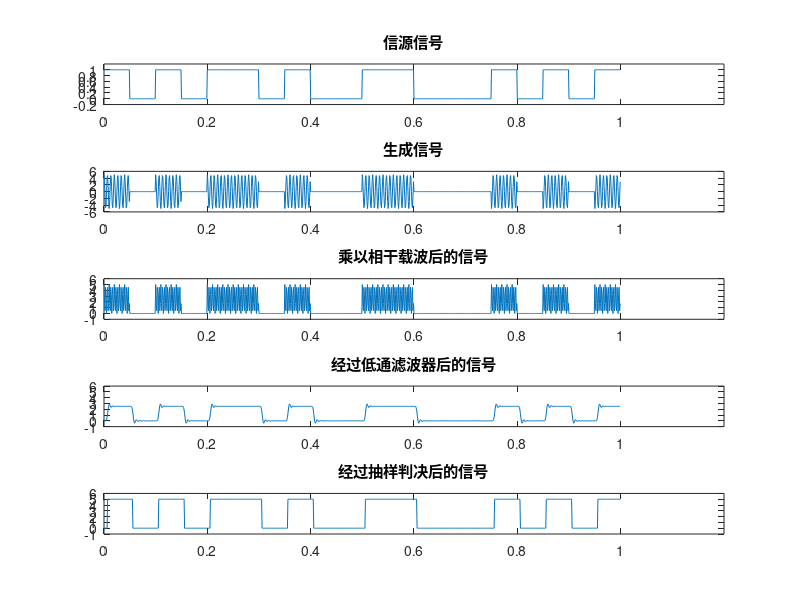

Here is the MATLAB script that generated this plot:
%作业：基于卡尔曼滤波的线性时不变信道的估计
%作者：Tongtong-Mj
%时间：2019-12-15

clc
clear all
close all

a=[1 0 1 0 1 1 0 1 0 0 1 1 0 0 0 1 0 1 0 1];
t=0:0.001:0.999;
m=a(ceil(20*t+0.001));
subplot(5,1,1);
plot(t,m);
axis([0,1.2,-0.2,1.2]);
title('信源信号');

disp('载波幅度为')         
f=150;
A = 5
carry=cos(2*pi*f*t);
s = A*carry;
st=m.*s;
subplot(5,1,2);
plot(t,st);
axis([0,1.2,-6,6]);
title('生成信号');

nst=awgn(st,70);

nst=nst.*carry;
subplot(5,1,3);
plot(t,nst);
axis([0,1.2,-1,6]);
title('乘以相干载波后的信号');

wp=2*pi*2*f*0.5;
ws=2*pi*2*f*0.9;
Rp=2;
As=45;
[N,wc]=buttord(wp,ws,Rp,As,'s');
[B,A]=butter(N,wc,'s');

h=tf(B,A);
dst=lsim(h,nst,t);
subplot(5,1,4);
plot(t,dst);
axis([0,1.2,-1,6]);
title('经过低通滤波器后的信号');

i = 0;
Num=0;
for k =1:length(dst)
    if dst(k) > 2.0
        Num = Num+dst(k);
        i = i+1;
    end
end
disp('得到载波幅度的估计为')
A1 = 2*Num/i

k=0.25;
pdst=A1*(dst>1.25);
subplot(5,1,5);
plot(t,pdst);
axis([0,1.2,-1,6]);
title('经过抽样判决后的信号');
